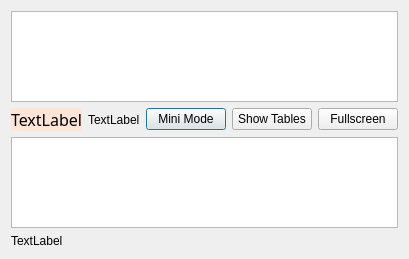
<?xml version="1.0" encoding="UTF-8"?>
<ui version="4.0">
 <class>Dialog</class>
 <widget class="QDialog" name="Dialog">
  <property name="geometry">
   <rect>
    <x>0</x>
    <y>0</y>
    <width>327</width>
    <height>259</height>
   </rect>
  </property>
  <property name="windowTitle">
   <string>Dialog</string>
  </property>
  <property name="autoFillBackground">
   <bool>false</bool>
  </property>
  <property name="styleSheet">
   <string notr="true"/>
  </property>
  <layout class="QHBoxLayout" name="horizontalLayout_2">
   <item>
    <layout class="QVBoxLayout" name="verticalLayout">
     <item>
      <widget class="QTextEdit" name="te_article">
       <property name="font">
        <font>
         <family>楷体</family>
         <pointsize>16</pointsize>
        </font>
       </property>
      </widget>
     </item>
     <item>
      <layout class="QHBoxLayout" name="horizontalLayout">
       <item>
        <widget class="QLabel" name="lbl_hint">
         <property name="font">
          <font>
           <family>楷体</family>
           <pointsize>12</pointsize>
          </font>
         </property>
         <property name="styleSheet">
          <string notr="true">background-color: rgb(255, 229, 215);
border-radius: 1px</string>
         </property>
         <property name="text">
          <string>TextLabel</string>
         </property>
        </widget>
       </item>
       <item>
        <layout class="QHBoxLayout" name="horizontalLayout_3"/>
       </item>
       <item>
        <widget class="QLabel" name="lbl_speed">
         <property name="text">
          <string>TextLabel</string>
         </property>
        </widget>
       </item>
       <item>
        <widget class="QPushButton" name="btn_mini">
         <property name="maximumSize">
          <size>
           <width>100</width>
           <height>16777215</height>
          </size>
         </property>
         <property name="text">
          <string>Mini Mode</string>
         </property>
        </widget>
       </item>
       <item>
        <widget class="QPushButton" name="pushButton">
         <property name="text">
          <string>Show Tables</string>
         </property>
        </widget>
       </item>
       <item>
        <widget class="QPushButton" name="pushButton_2">
         <property name="maximumSize">
          <size>
           <width>100</width>
           <height>16777215</height>
          </size>
         </property>
         <property name="font">
          <font>
           <weight>50</weight>
           <italic>false</italic>
           <bold>false</bold>
          </font>
         </property>
         <property name="text">
          <string>Fullscreen</string>
         </property>
        </widget>
       </item>
      </layout>
     </item>
     <item>
      <widget class="QTextEdit" name="te_input">
       <property name="font">
        <font>
         <family>楷体</family>
         <pointsize>16</pointsize>
        </font>
       </property>
      </widget>
     </item>
     <item>
      <widget class="QLabel" name="lbl_info">
       <property name="text">
        <string>TextLabel</string>
       </property>
      </widget>
     </item>
    </layout>
   </item>
  </layout>
 </widget>
 <resources/>
 <connections/>
</ui>
